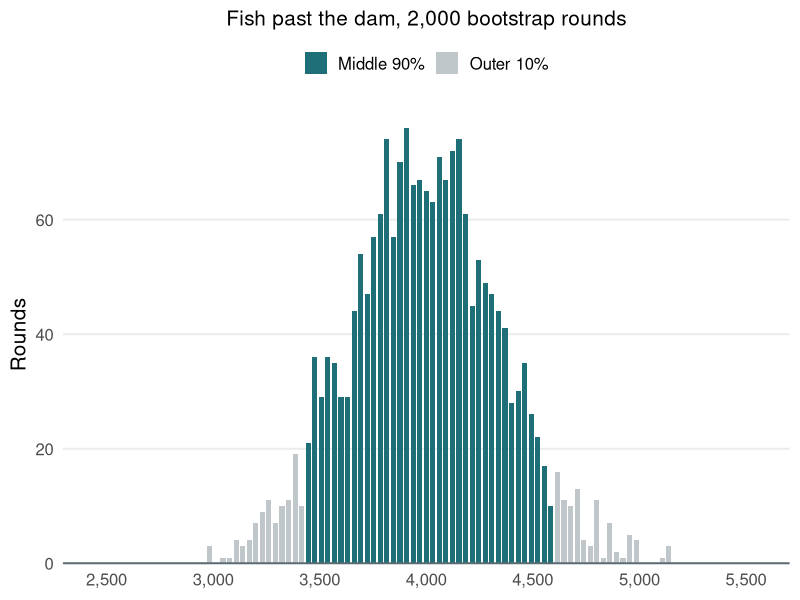
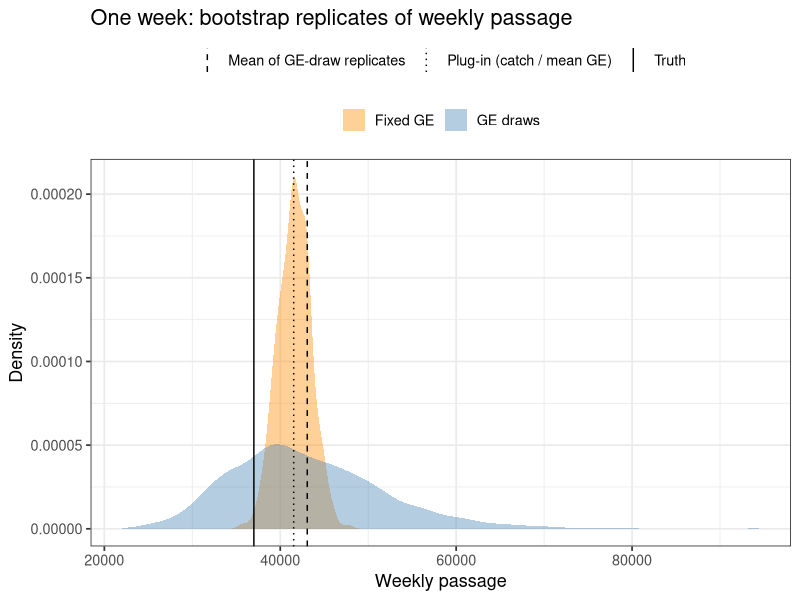
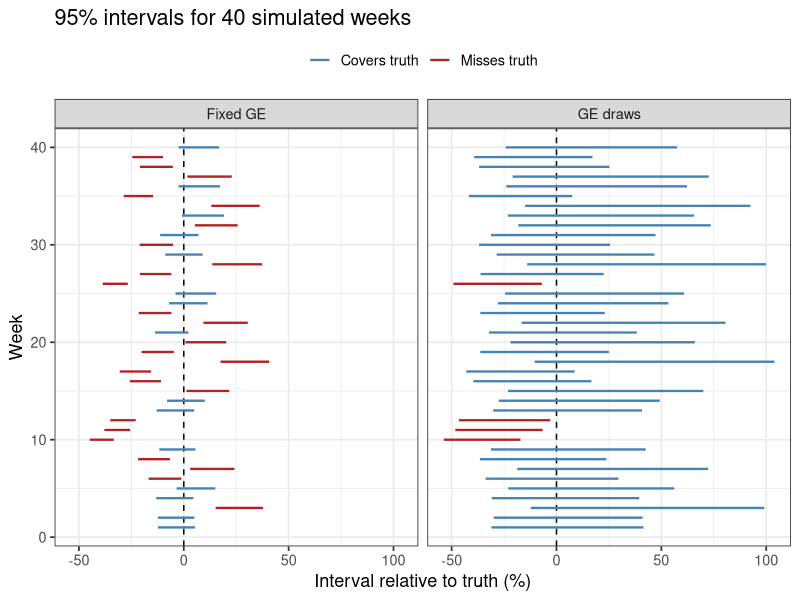

Write R code to recreate these figures, in order.
# From GE to abundance: whose uncertainty does the bootstrap carry?
# (Run time: about 10 seconds. Times vary up to 2x between computers.)
# (Run 00_setup.R once first: it installs packages and checks JAGS.)
#
# Lower Granite abundance expands the trap catch by the chance a passing fish
# is caught: the sampling rate times guidance efficiency (GE).
#   daily passage = daily catch / (sampling rate x GE)
#
# Two bootstraps for a week's total:
#   Fixed GE (SCRAPI-style): each replicate redraws each day's catch from a
#     binomial, rbinom(1, dailypass, Ptrue), with GE held at one value. The
#     interval carries trap-sampling noise but nothing about GE, even though
#     GE is the shakiest input.
#   GE draws (SCRAPI2-style): each replicate also gets its own GE draw from
#     the GE posterior, and the point estimate is the mean of the replicates.
#     Because 1 / GE is convex, the exact average of the expansion over the GE
#     posterior is above catch / (rate x mean GE) (Jensen's inequality,
#     02_lincoln_petersen.R). A finite bootstrap adds catch-redraw noise, so a
#     single week's replicate mean isn't guaranteed to land above it.
#
# This is a hybrid: catch noise comes from the bootstrap, GE uncertainty from
# posterior draws. It is not a full Bayesian posterior for abundance.
#
# Teaching version: plain R, no JAGS. The GE posterior here is a Beta from a
# simple PIT sample, standing in for the posterior draws from 05 to 07.
# Real SCRAPI also resamples measured fish for the composition splits; that
# part is left out, including posterior genetic stock-assignment uncertainty
# shown in the talk. This example carries catch and GE uncertainty only.
# All data are simulated.

library(ggplot2)

# 0. The talk's one-day fixed-GE bootstrap ----
# Same inputs as "Where Bootstrap Intervals Come From". This section uses a
# 90% interval; the weekly coverage experiment below deliberately uses 95%.
set.seed(20261029)
slide.catch <- 130
slide.rate <- 0.25
slide.ge <- 0.13
slide.B <- 2000
slide.p <- slide.rate * slide.ge
slide.passage <- slide.catch / slide.p
slide.catches <- rbinom(slide.B, round(slide.passage), slide.p)
slide.expanded <- slide.catches / slide.p
cat("Talk example: passage", slide.passage, "from", slide.catch, "caught\n")
cat("First bootstrap catches:", head(slide.catches), "\n")
slide.lim <- quantile(slide.expanded, c(0.05, 0.95))
cat("Simulated middle 90%:", round(slide.lim), "\n")
# The slide uses this run: 3,445 to 4,585. Another seed gives slightly
# different endpoints. The exact binomial quantiles are a reproducible
# reference, not a bootstrap:
slide.exact <- qbinom(c(0.05, 0.95), round(slide.passage), slide.p) / slide.p
cat("Exact binomial middle-90% endpoints:", round(slide.exact), "\n")
stopifnot(abs(slide.passage - 4000) < 1e-8)

# The slide's histogram of these 2,000 rounds. Plotting draws no random
# numbers, so the sections below are unchanged.
slide.hist <- as.data.frame(table(expanded = slide.expanded))
slide.hist$expanded <- as.numeric(as.character(slide.hist$expanded))
slide.hist$band <- ifelse(slide.hist$expanded >= slide.lim[1] & slide.hist$expanded <= slide.lim[2],
                          "Middle 90%", "Outer 10%")
p0 <- ggplot(slide.hist, aes(expanded, Freq, fill = band)) +
  geom_col(width = 24) +
  scale_fill_manual(values = c("Middle 90%" = "#1F6F78", "Outer 10%" = "#BFC7CB"), name = NULL) +
  scale_x_continuous(labels = scales::comma, breaks = seq(2500, 5500, 500), limits = c(2450, 5550)) +
  scale_y_continuous(expand = expansion(mult = c(0, 0.05))) +
  labs(x = NULL, y = "Rounds", title = "Fish past the dam, 2,000 bootstrap rounds") +
  theme_minimal(base_size = 15) +
  theme(legend.position = "top", plot.title = element_text(hjust = 0.5, size = 15),
        panel.grid.minor = element_blank(), panel.grid.major.x = element_blank(),
        axis.line.x = element_line(color = "#5B6B73"),
        plot.background = element_rect(fill = "white", color = NA))
print(p0)
# To save the slide's file: ggsave("boot_hist_slide8.png", p0, width = 6.33,
#   height = 4.1, dpi = 250, bg = "white")

set.seed(8)

# 1. True values ----

N.day <- c(3000, 4500, 6000, 8000, 7000, 5000, 3500)   # true daily passage
N.week <- sum(N.day)
rate <- 0.25          # sampling rate
GE <- 0.05            # true guidance efficiency
n.pit <- 600          # PIT-tagged fish informing GE this week
B <- 2000             # bootstrap replicates

# 2. One week, both bootstraps ----

one.week <- function() {
  C <- rbinom(length(N.day), N.day, rate * GE)            # daily trap catch
  g <- rbinom(1, n.pit, GE)                               # PIT fish guided
  ge.draws <- rbeta(B, g + 1, n.pit - g + 1)              # GE posterior draws
  ge.mean <- mean(ge.draws)

  # Fixed GE: one GE for every replicate
  pass.fixed <- C / (rate * ge.mean)
  plug.in <- sum(pass.fixed)
  boot.fixed <- replicate(B, sum(rbinom(length(C), round(pass.fixed), rate * ge.mean) / (rate * ge.mean)))

  # GE draws: each replicate carries its own GE
  boot.draws <- sapply(ge.draws, function(ge) {
    pass <- C / (rate * ge)
    sum(rbinom(length(C), round(pass), rate * ge) / (rate * ge))
  })

  list(plug.in = plug.in, boot.fixed = boot.fixed, boot.draws = boot.draws,
       est.draws = mean(boot.draws), med.draws = median(boot.draws))
}

wk <- one.week()
ci <- function(x) round(quantile(x, c(0.025, 0.975)))
cat("True weekly passage:", N.week, "\n")
cat("Fixed GE:  plug-in estimate", round(wk$plug.in), "  95% interval", ci(wk$boot.fixed), "\n")
cat("GE draws:  mean of replicates", round(wk$est.draws), "  95% interval", ci(wk$boot.draws), "\n")
cat("Plug-in sits at the", round(100 * mean(wk$boot.draws < wk$plug.in)),
    "th percentile of the GE-draw replicates\n")

# 3. Repeat over many weeks ----

n.weeks <- 300
res <- t(replicate(n.weeks, {
  w <- one.week()
  c(plug.in = w$plug.in, est.draws = w$est.draws, med.draws = w$med.draws,
    lo.fixed = unname(quantile(w$boot.fixed, 0.025)), hi.fixed = unname(quantile(w$boot.fixed, 0.975)),
    lo.draws = unname(quantile(w$boot.draws, 0.025)), hi.draws = unname(quantile(w$boot.draws, 0.975)))
}))
res <- as.data.frame(res)

cover.fixed <- mean(res$lo.fixed <= N.week & N.week <= res$hi.fixed)
cover.draws <- mean(res$lo.draws <= N.week & N.week <= res$hi.draws)
cat("\nOver", n.weeks, "simulated weeks:\n")
cat("95% interval coverage   fixed GE:", round(100 * cover.fixed, 1), "%   GE draws:", round(100 * cover.draws, 1), "%\n")
cat("Median interval width   fixed GE:", round(median(res$hi.fixed - res$lo.fixed)),
    "   GE draws:", round(median(res$hi.draws - res$lo.draws)), "\n")
cat("Mean % error vs truth   plug-in:", round(100 * (mean(res$plug.in) / N.week - 1), 1),
    "%   mean of GE-draw replicates:", round(100 * (mean(res$est.draws) / N.week - 1), 1),
    "%   median of GE-draw replicates:", round(100 * (mean(res$med.draws) / N.week - 1), 1), "%\n")
cat("Weeks where the plug-in falls below the mean of the GE-draw replicates:",
    round(100 * mean(res$plug.in < res$est.draws)), "%\n")

# 4. Plot ----
# Each plot prints on its own.

boot.df <- rbind(data.frame(method = "Fixed GE", total = wk$boot.fixed),
                 data.frame(method = "GE draws", total = wk$boot.draws))
lines.df <- data.frame(what = c("Truth", "Plug-in (catch / mean GE)", "Mean of GE-draw replicates"),
                       x = c(N.week, wk$plug.in, wk$est.draws))
p1 <- ggplot(boot.df, aes(total, fill = method)) +
  geom_density(alpha = 0.4, color = NA) +
  geom_vline(data = lines.df, aes(xintercept = x, linetype = what)) +
  scale_fill_manual(NULL, values = c("Fixed GE" = "darkorange", "GE draws" = "steelblue")) +
  scale_linetype_manual(NULL, values = c("Truth" = "solid", "Plug-in (catch / mean GE)" = "dotted",
                                         "Mean of GE-draw replicates" = "dashed")) +
  labs(title = "One week: bootstrap replicates of weekly passage", x = "Weekly passage", y = "Density") +
  theme_bw(base_size = 13) + theme(legend.position = "top", legend.box = "vertical")
print(p1)

show <- 1:40
int.df <- rbind(data.frame(week = show, method = "Fixed GE", lo = res$lo.fixed[show], hi = res$hi.fixed[show]),
                data.frame(week = show, method = "GE draws", lo = res$lo.draws[show], hi = res$hi.draws[show]))
int.df$covers <- ifelse(int.df$lo <= N.week & N.week <= int.df$hi, "Covers truth", "Misses truth")
p2 <- ggplot(int.df, aes(y = week, xmin = 100 * (lo / N.week - 1), xmax = 100 * (hi / N.week - 1),
                         color = covers)) +
  geom_vline(xintercept = 0, linetype = "dashed") +
  geom_linerange(linewidth = 0.8) +
  facet_wrap(~ method) +
  scale_color_manual(NULL, values = c("Covers truth" = "steelblue", "Misses truth" = "firebrick")) +
  labs(title = "95% intervals for 40 simulated weeks", x = "Interval relative to truth (%)", y = "Week") +
  theme_bw(base_size = 13) + theme(legend.position = "top")
print(p2)

# Try this ----
# Predict before rerunning; reset each change before trying the next.
# 1. Set n.pit <- 100 in the weekly experiment. How do the widths and
#    coverage of the fixed-GE and GE-draw intervals change?
# 2. Set B <- 200. How stable are interval endpoints and the reported
#    coverage compared with the original 2,000-replicate run?

# Lessons ----
# - An interval has to carry the uncertainty of every estimated input. Holding
#   GE fixed gives an interval that is far too narrow and misses the truth
#   most of the time.
# - Giving every bootstrap replicate its own GE draw improved coverage to
#   about 95% in this simulation.
# - Propagating uncertainty and removing bias are different jobs. Carrying GE
#   draws widened the intervals to an honest width, but the inverse also
#   raised the mean of the replicates: in this simulation it ran a few percent
#   high, while the plug-in and the median landed closer to the truth.
# - The mean of the replicates sat above catch / (rate x mean GE) in every
#   simulated week here. Jensen's inequality guarantees that ordering for the
#   exact average over GE; the catch redraws add noise, so it isn't
#   guaranteed week by week.
# - Which center to report is a choice. Simulate your own setup to see the
#   trade.

# Where BPA teaches this ----
# BPA doesn't use the bootstrap. The Bayesian habit it teaches throughout is
# the same idea as giving each replicate its own GE draw: compute derived
# quantities from every posterior draw, then summarize. Example:
# - 5.4  The probability that the house martin population in 2015 is below
#        2009, computed from the posterior draws of N
